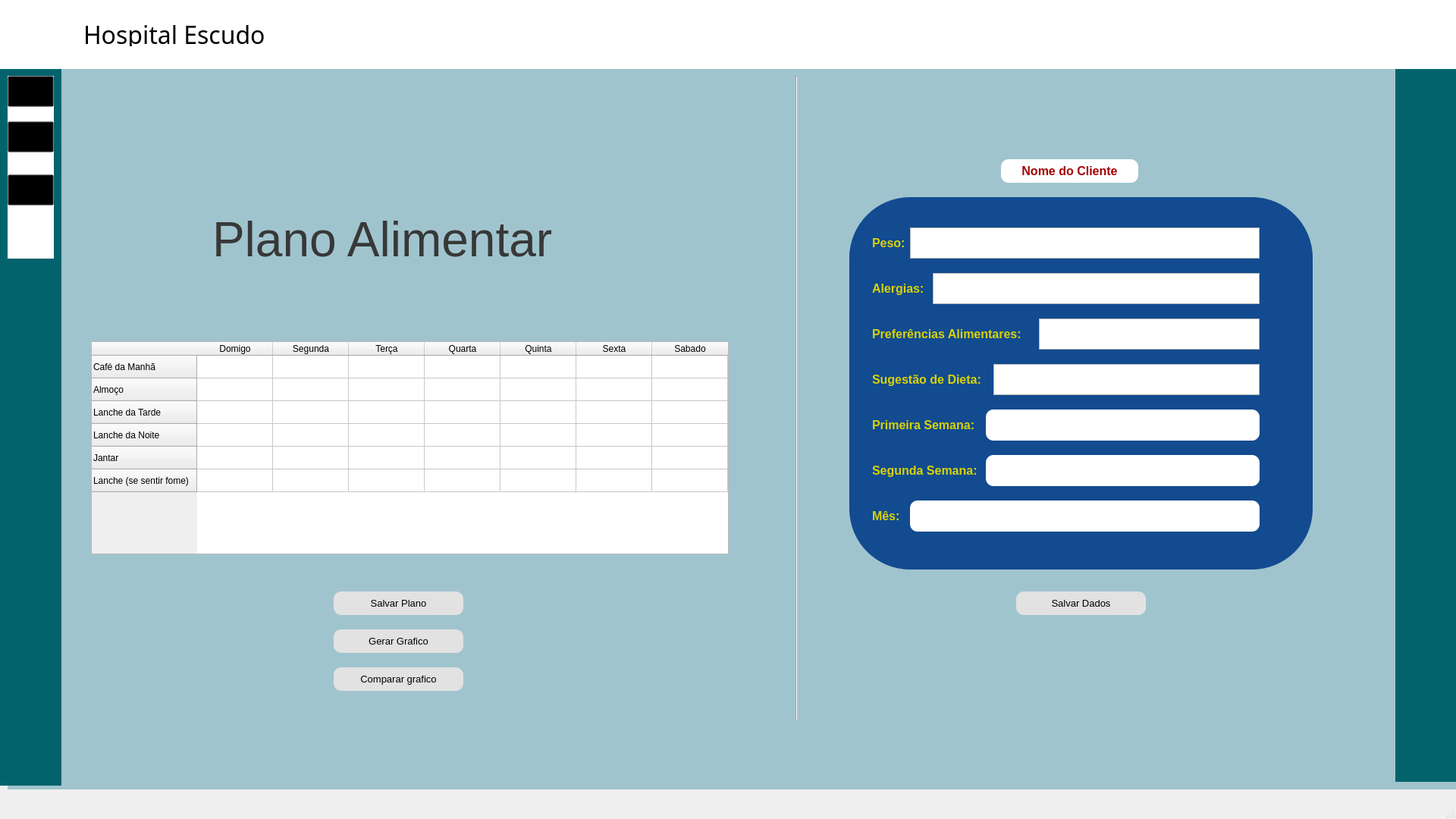
<?xml version="1.0" encoding="UTF-8"?>
<ui version="4.0">
 <class>MainWindow</class>
 <widget class="QMainWindow" name="MainWindow">
  <property name="geometry">
   <rect>
    <x>0</x>
    <y>0</y>
    <width>1920</width>
    <height>1080</height>
   </rect>
  </property>
  <property name="windowTitle">
   <string>MainWindow</string>
  </property>
  <widget class="QWidget" name="centralwidget">
   <widget class="QLabel" name="label">
    <property name="geometry">
     <rect>
      <x>0</x>
      <y>0</y>
      <width>1921</width>
      <height>91</height>
     </rect>
    </property>
    <property name="styleSheet">
     <string notr="true">background-color:white;</string>
    </property>
    <property name="text">
     <string/>
    </property>
   </widget>
   <widget class="QLabel" name="label_3">
    <property name="geometry">
     <rect>
      <x>10</x>
      <y>80</y>
      <width>1941</width>
      <height>961</height>
     </rect>
    </property>
    <property name="styleSheet">
     <string notr="true">background-color: rgb(160, 196, 206);
</string>
    </property>
    <property name="text">
     <string/>
    </property>
   </widget>
   <widget class="QLabel" name="label_4">
    <property name="geometry">
     <rect>
      <x>110</x>
      <y>30</y>
      <width>241</width>
      <height>31</height>
     </rect>
    </property>
    <property name="font">
     <font>
      <family>Mistral</family>
      <pointsize>24</pointsize>
     </font>
    </property>
    <property name="text">
     <string>Hospital Escudo</string>
    </property>
   </widget>
   <widget class="QLabel" name="label_2">
    <property name="geometry">
     <rect>
      <x>40</x>
      <y>20</y>
      <width>51</width>
      <height>51</height>
     </rect>
    </property>
    <property name="text">
     <string/>
    </property>
    <property name="pixmap">
     <pixmap>../../../../Downloads/4314139-escudo-com-cruz-gratis-vetor.jpg</pixmap>
    </property>
    <property name="scaledContents">
     <bool>true</bool>
    </property>
   </widget>
   <widget class="QLabel" name="label_12">
    <property name="geometry">
     <rect>
      <x>0</x>
      <y>85</y>
      <width>81</width>
      <height>951</height>
     </rect>
    </property>
    <property name="styleSheet">
     <string notr="true">background-color: rgb(3, 99, 108);</string>
    </property>
    <property name="text">
     <string/>
    </property>
   </widget>
   <widget class="QLabel" name="label_13">
    <property name="geometry">
     <rect>
      <x>1840</x>
      <y>80</y>
      <width>81</width>
      <height>951</height>
     </rect>
    </property>
    <property name="styleSheet">
     <string notr="true">background-color: rgb(3, 99, 108);</string>
    </property>
    <property name="text">
     <string/>
    </property>
   </widget>
   <widget class="QTableWidget" name="tableWidget">
    <property name="geometry">
     <rect>
      <x>120</x>
      <y>450</y>
      <width>841</width>
      <height>281</height>
     </rect>
    </property>
    <property name="styleSheet">
     <string notr="true"/>
    </property>
    <row>
     <property name="text">
      <string>Café da Manhã</string>
     </property>
    </row>
    <row>
     <property name="text">
      <string>Almoço</string>
     </property>
    </row>
    <row>
     <property name="text">
      <string>Lanche da Tarde</string>
     </property>
    </row>
    <row>
     <property name="text">
      <string>Lanche da Noite</string>
     </property>
    </row>
    <row>
     <property name="text">
      <string>Jantar</string>
     </property>
    </row>
    <row>
     <property name="text">
      <string>Lanche (se sentir fome)</string>
     </property>
    </row>
    <column>
     <property name="text">
      <string>Domigo</string>
     </property>
    </column>
    <column>
     <property name="text">
      <string>Segunda</string>
     </property>
    </column>
    <column>
     <property name="text">
      <string>Terça</string>
     </property>
    </column>
    <column>
     <property name="text">
      <string>Quarta</string>
     </property>
    </column>
    <column>
     <property name="text">
      <string>Quinta</string>
     </property>
    </column>
    <column>
     <property name="text">
      <string>Sexta</string>
     </property>
    </column>
    <column>
     <property name="text">
      <string>Sabado</string>
     </property>
    </column>
   </widget>
   <widget class="QLabel" name="label_15">
    <property name="geometry">
     <rect>
      <x>280</x>
      <y>280</y>
      <width>461</width>
      <height>71</height>
     </rect>
    </property>
    <property name="font">
     <font>
      <family>Arial</family>
      <pointsize>48</pointsize>
      <weight>50</weight>
      <bold>false</bold>
     </font>
    </property>
    <property name="styleSheet">
     <string notr="true">color: rgb(56, 56, 56);</string>
    </property>
    <property name="text">
     <string>Plano Alimentar</string>
    </property>
   </widget>
   <widget class="QLabel" name="label_5">
    <property name="geometry">
     <rect>
      <x>1320</x>
      <y>210</y>
      <width>181</width>
      <height>31</height>
     </rect>
    </property>
    <property name="font">
     <font>
      <pointsize>12</pointsize>
      <weight>75</weight>
      <bold>true</bold>
     </font>
    </property>
    <property name="styleSheet">
     <string notr="true">color: rgb(163, 3, 3);
background-color: rgb(255, 255, 255);
border-radius: 10px;</string>
    </property>
    <property name="text">
     <string>Nome do Cliente</string>
    </property>
    <property name="alignment">
     <set>Qt::AlignCenter</set>
    </property>
   </widget>
   <widget class="Line" name="line">
    <property name="geometry">
     <rect>
      <x>1040</x>
      <y>100</y>
      <width>20</width>
      <height>851</height>
     </rect>
    </property>
    <property name="orientation">
     <enum>Qt::Vertical</enum>
    </property>
   </widget>
   <widget class="QLabel" name="label_6">
    <property name="geometry">
     <rect>
      <x>1150</x>
      <y>310</y>
      <width>81</width>
      <height>21</height>
     </rect>
    </property>
    <property name="font">
     <font>
      <pointsize>12</pointsize>
      <weight>75</weight>
      <bold>true</bold>
     </font>
    </property>
    <property name="styleSheet">
     <string notr="true">color: rgb(217, 210, 6);</string>
    </property>
    <property name="text">
     <string>Peso:</string>
    </property>
   </widget>
   <widget class="QLabel" name="label_7">
    <property name="geometry">
     <rect>
      <x>1150</x>
      <y>370</y>
      <width>81</width>
      <height>21</height>
     </rect>
    </property>
    <property name="font">
     <font>
      <pointsize>12</pointsize>
      <weight>75</weight>
      <bold>true</bold>
     </font>
    </property>
    <property name="styleSheet">
     <string notr="true">color: rgb(217, 210, 6);</string>
    </property>
    <property name="text">
     <string>Alergias:</string>
    </property>
   </widget>
   <widget class="QLabel" name="label_8">
    <property name="geometry">
     <rect>
      <x>1150</x>
      <y>430</y>
      <width>211</width>
      <height>21</height>
     </rect>
    </property>
    <property name="font">
     <font>
      <pointsize>12</pointsize>
      <weight>75</weight>
      <bold>true</bold>
     </font>
    </property>
    <property name="styleSheet">
     <string notr="true">color: rgb(217, 210, 6);</string>
    </property>
    <property name="text">
     <string>Preferências Alimentares:</string>
    </property>
   </widget>
   <widget class="QLabel" name="label_9">
    <property name="geometry">
     <rect>
      <x>1150</x>
      <y>490</y>
      <width>161</width>
      <height>21</height>
     </rect>
    </property>
    <property name="font">
     <font>
      <pointsize>12</pointsize>
      <weight>75</weight>
      <bold>true</bold>
     </font>
    </property>
    <property name="styleSheet">
     <string notr="true">color: rgb(217, 210, 6);</string>
    </property>
    <property name="text">
     <string>Sugestão de Dieta:</string>
    </property>
   </widget>
   <widget class="QPlainTextEdit" name="plainTextEdit">
    <property name="geometry">
     <rect>
      <x>1200</x>
      <y>300</y>
      <width>461</width>
      <height>41</height>
     </rect>
    </property>
    <property name="styleSheet">
     <string notr="true"/>
    </property>
   </widget>
   <widget class="QPlainTextEdit" name="plainTextEdit_2">
    <property name="geometry">
     <rect>
      <x>1230</x>
      <y>360</y>
      <width>431</width>
      <height>41</height>
     </rect>
    </property>
    <property name="styleSheet">
     <string notr="true"/>
    </property>
   </widget>
   <widget class="QPlainTextEdit" name="plainTextEdit_3">
    <property name="geometry">
     <rect>
      <x>1370</x>
      <y>420</y>
      <width>291</width>
      <height>41</height>
     </rect>
    </property>
    <property name="styleSheet">
     <string notr="true"/>
    </property>
   </widget>
   <widget class="QPlainTextEdit" name="plainTextEdit_4">
    <property name="geometry">
     <rect>
      <x>1310</x>
      <y>480</y>
      <width>351</width>
      <height>41</height>
     </rect>
    </property>
    <property name="styleSheet">
     <string notr="true"/>
    </property>
   </widget>
   <widget class="QLabel" name="label_10">
    <property name="geometry">
     <rect>
      <x>1120</x>
      <y>260</y>
      <width>611</width>
      <height>491</height>
     </rect>
    </property>
    <property name="styleSheet">
     <string notr="true">background-color: rgb(18, 75, 144);
border-radius:80px;</string>
    </property>
    <property name="text">
     <string/>
    </property>
   </widget>
   <widget class="QLabel" name="label_11">
    <property name="geometry">
     <rect>
      <x>1300</x>
      <y>540</y>
      <width>361</width>
      <height>41</height>
     </rect>
    </property>
    <property name="styleSheet">
     <string notr="true">background-color: rgb(255, 255, 255);
border-radius: 10px;</string>
    </property>
    <property name="text">
     <string/>
    </property>
   </widget>
   <widget class="QLabel" name="label_14">
    <property name="geometry">
     <rect>
      <x>1150</x>
      <y>550</y>
      <width>151</width>
      <height>21</height>
     </rect>
    </property>
    <property name="font">
     <font>
      <pointsize>12</pointsize>
      <weight>75</weight>
      <bold>true</bold>
     </font>
    </property>
    <property name="styleSheet">
     <string notr="true">color: rgb(217, 210, 6);</string>
    </property>
    <property name="text">
     <string>Primeira Semana:</string>
    </property>
   </widget>
   <widget class="QLabel" name="label_16">
    <property name="geometry">
     <rect>
      <x>1300</x>
      <y>600</y>
      <width>361</width>
      <height>41</height>
     </rect>
    </property>
    <property name="styleSheet">
     <string notr="true">background-color: rgb(255, 255, 255);
border-radius: 10px;</string>
    </property>
    <property name="text">
     <string/>
    </property>
   </widget>
   <widget class="QLabel" name="label_17">
    <property name="geometry">
     <rect>
      <x>1150</x>
      <y>610</y>
      <width>151</width>
      <height>21</height>
     </rect>
    </property>
    <property name="font">
     <font>
      <pointsize>12</pointsize>
      <weight>75</weight>
      <bold>true</bold>
     </font>
    </property>
    <property name="styleSheet">
     <string notr="true">color: rgb(217, 210, 6);</string>
    </property>
    <property name="text">
     <string>Segunda Semana:</string>
    </property>
   </widget>
   <widget class="QLabel" name="label_18">
    <property name="geometry">
     <rect>
      <x>1200</x>
      <y>660</y>
      <width>461</width>
      <height>41</height>
     </rect>
    </property>
    <property name="styleSheet">
     <string notr="true">background-color: rgb(255, 255, 255);
border-radius: 10px;</string>
    </property>
    <property name="text">
     <string/>
    </property>
   </widget>
   <widget class="QLabel" name="label_19">
    <property name="geometry">
     <rect>
      <x>1150</x>
      <y>670</y>
      <width>41</width>
      <height>21</height>
     </rect>
    </property>
    <property name="font">
     <font>
      <pointsize>12</pointsize>
      <weight>75</weight>
      <bold>true</bold>
     </font>
    </property>
    <property name="styleSheet">
     <string notr="true">color: rgb(217, 210, 6);</string>
    </property>
    <property name="text">
     <string>Mês:</string>
    </property>
   </widget>
   <widget class="QPushButton" name="pushButton">
    <property name="geometry">
     <rect>
      <x>440</x>
      <y>780</y>
      <width>171</width>
      <height>31</height>
     </rect>
    </property>
    <property name="font">
     <font>
      <pointsize>10</pointsize>
      <weight>50</weight>
      <bold>false</bold>
     </font>
    </property>
    <property name="styleSheet">
     <string notr="true">border-radius:10px;
background-color: rgb(226, 226, 226);</string>
    </property>
    <property name="text">
     <string>Salvar Plano</string>
    </property>
   </widget>
   <widget class="QPushButton" name="pushButton_2">
    <property name="geometry">
     <rect>
      <x>1340</x>
      <y>780</y>
      <width>171</width>
      <height>31</height>
     </rect>
    </property>
    <property name="font">
     <font>
      <pointsize>10</pointsize>
      <weight>50</weight>
      <bold>false</bold>
     </font>
    </property>
    <property name="styleSheet">
     <string notr="true">border-radius:10px;
background-color: rgb(226, 226, 226);</string>
    </property>
    <property name="text">
     <string>Salvar Dados</string>
    </property>
   </widget>
   <widget class="QPushButton" name="pushButton_3">
    <property name="geometry">
     <rect>
      <x>440</x>
      <y>830</y>
      <width>171</width>
      <height>31</height>
     </rect>
    </property>
    <property name="font">
     <font>
      <pointsize>10</pointsize>
      <weight>50</weight>
      <bold>false</bold>
     </font>
    </property>
    <property name="styleSheet">
     <string notr="true">border-radius:10px;
background-color: rgb(226, 226, 226);</string>
    </property>
    <property name="text">
     <string>Gerar Grafico</string>
    </property>
   </widget>
   <widget class="QPushButton" name="pushButton_4">
    <property name="geometry">
     <rect>
      <x>440</x>
      <y>880</y>
      <width>171</width>
      <height>31</height>
     </rect>
    </property>
    <property name="font">
     <font>
      <pointsize>10</pointsize>
      <weight>50</weight>
      <bold>false</bold>
     </font>
    </property>
    <property name="styleSheet">
     <string notr="true">border-radius:10px;
background-color: rgb(226, 226, 226);</string>
    </property>
    <property name="text">
     <string>Comparar grafico</string>
    </property>
   </widget>
   <widget class="QPushButton" name="pushButton_8">
    <property name="geometry">
     <rect>
      <x>10</x>
      <y>230</y>
      <width>61</width>
      <height>41</height>
     </rect>
    </property>
    <property name="styleSheet">
     <string notr="true">background-color: transparent;</string>
    </property>
    <property name="text">
     <string/>
    </property>
    <property name="icon">
     <iconset>
      <normaloff>cadastro.png</normaloff>cadastro.png</iconset>
    </property>
    <property name="iconSize">
     <size>
      <width>61</width>
      <height>41</height>
     </size>
    </property>
   </widget>
   <widget class="QPushButton" name="pushButton_9">
    <property name="geometry">
     <rect>
      <x>10</x>
      <y>160</y>
      <width>61</width>
      <height>41</height>
     </rect>
    </property>
    <property name="styleSheet">
     <string notr="true">background-color: transparent;</string>
    </property>
    <property name="text">
     <string/>
    </property>
    <property name="icon">
     <iconset>
      <normaloff>agenda.png</normaloff>agenda.png</iconset>
    </property>
    <property name="iconSize">
     <size>
      <width>61</width>
      <height>41</height>
     </size>
    </property>
   </widget>
   <widget class="QPushButton" name="pushButton_10">
    <property name="geometry">
     <rect>
      <x>10</x>
      <y>100</y>
      <width>61</width>
      <height>41</height>
     </rect>
    </property>
    <property name="styleSheet">
     <string notr="true">background-color: transparent;</string>
    </property>
    <property name="text">
     <string/>
    </property>
    <property name="icon">
     <iconset>
      <normaloff>dinheio.png</normaloff>dinheio.png</iconset>
    </property>
    <property name="iconSize">
     <size>
      <width>71</width>
      <height>41</height>
     </size>
    </property>
   </widget>
   <widget class="QLabel" name="label_21">
    <property name="geometry">
     <rect>
      <x>10</x>
      <y>100</y>
      <width>61</width>
      <height>241</height>
     </rect>
    </property>
    <property name="styleSheet">
     <string notr="true">background-color: rgb(255, 255, 255);</string>
    </property>
    <property name="text">
     <string/>
    </property>
   </widget>
   <zorder>label_3</zorder>
   <zorder>label_12</zorder>
   <zorder>label_13</zorder>
   <zorder>label</zorder>
   <zorder>label_2</zorder>
   <zorder>label_4</zorder>
   <zorder>label_15</zorder>
   <zorder>label_5</zorder>
   <zorder>line</zorder>
   <zorder>label_10</zorder>
   <zorder>label_6</zorder>
   <zorder>label_8</zorder>
   <zorder>label_9</zorder>
   <zorder>label_7</zorder>
   <zorder>plainTextEdit</zorder>
   <zorder>plainTextEdit_3</zorder>
   <zorder>tableWidget</zorder>
   <zorder>plainTextEdit_4</zorder>
   <zorder>plainTextEdit_2</zorder>
   <zorder>label_11</zorder>
   <zorder>label_14</zorder>
   <zorder>label_16</zorder>
   <zorder>label_17</zorder>
   <zorder>label_18</zorder>
   <zorder>label_19</zorder>
   <zorder>pushButton</zorder>
   <zorder>pushButton_2</zorder>
   <zorder>pushButton_3</zorder>
   <zorder>pushButton_4</zorder>
   <zorder>label_21</zorder>
   <zorder>pushButton_10</zorder>
   <zorder>pushButton_9</zorder>
   <zorder>pushButton_8</zorder>
  </widget>
  <widget class="QMenuBar" name="menubar">
   <property name="geometry">
    <rect>
     <x>0</x>
     <y>0</y>
     <width>1920</width>
     <height>21</height>
    </rect>
   </property>
  </widget>
  <widget class="QStatusBar" name="statusbar"/>
 </widget>
 <resources/>
 <connections/>
</ui>
